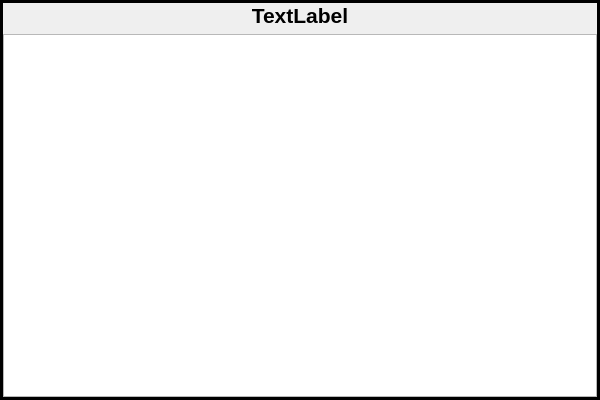
<?xml version="1.0" encoding="UTF-8"?>
<ui version="4.0">
 <class>CaptionWidgetClass</class>
 <widget class="QWidget" name="CaptionWidgetClass">
  <property name="geometry">
   <rect>
    <x>0</x>
    <y>0</y>
    <width>600</width>
    <height>400</height>
   </rect>
  </property>
  <property name="windowTitle">
   <string>CaptionWidget</string>
  </property>
  <layout class="QVBoxLayout" name="verticalLayout">
   <property name="spacing">
    <number>2</number>
   </property>
   <property name="leftMargin">
    <number>0</number>
   </property>
   <property name="topMargin">
    <number>0</number>
   </property>
   <property name="rightMargin">
    <number>0</number>
   </property>
   <property name="bottomMargin">
    <number>0</number>
   </property>
   <item>
    <widget class="QFrame" name="frame">
     <property name="frameShape">
      <enum>QFrame::Box</enum>
     </property>
     <property name="frameShadow">
      <enum>QFrame::Plain</enum>
     </property>
     <property name="lineWidth">
      <number>3</number>
     </property>
     <layout class="QVBoxLayout" name="verticalLayout_2">
      <property name="leftMargin">
       <number>0</number>
      </property>
      <property name="topMargin">
       <number>0</number>
      </property>
      <property name="rightMargin">
       <number>0</number>
      </property>
      <property name="bottomMargin">
       <number>0</number>
      </property>
      <item>
       <widget class="QLabel" name="label">
        <property name="font">
         <font>
          <family>Tahoma</family>
          <pointsize>16</pointsize>
          <bold>true</bold>
         </font>
        </property>
        <property name="text">
         <string>TextLabel</string>
        </property>
        <property name="alignment">
         <set>Qt::AlignCenter</set>
        </property>
       </widget>
      </item>
      <item>
       <widget class="QTableView" name="tableView">
        <property name="font">
         <font>
          <family>Tahoma</family>
          <pointsize>12</pointsize>
          <bold>true</bold>
         </font>
        </property>
        <property name="verticalScrollBarPolicy">
         <enum>Qt::ScrollBarAlwaysOff</enum>
        </property>
        <property name="horizontalScrollBarPolicy">
         <enum>Qt::ScrollBarAlwaysOff</enum>
        </property>
        <property name="sizeAdjustPolicy">
         <enum>QAbstractScrollArea::AdjustToContents</enum>
        </property>
        <property name="showGrid">
         <bool>false</bool>
        </property>
        <property name="gridStyle">
         <enum>Qt::SolidLine</enum>
        </property>
        <property name="cornerButtonEnabled">
         <bool>true</bool>
        </property>
       </widget>
      </item>
     </layout>
    </widget>
   </item>
  </layout>
 </widget>
 <layoutdefault spacing="6" margin="11"/>
 <resources/>
 <connections/>
</ui>
